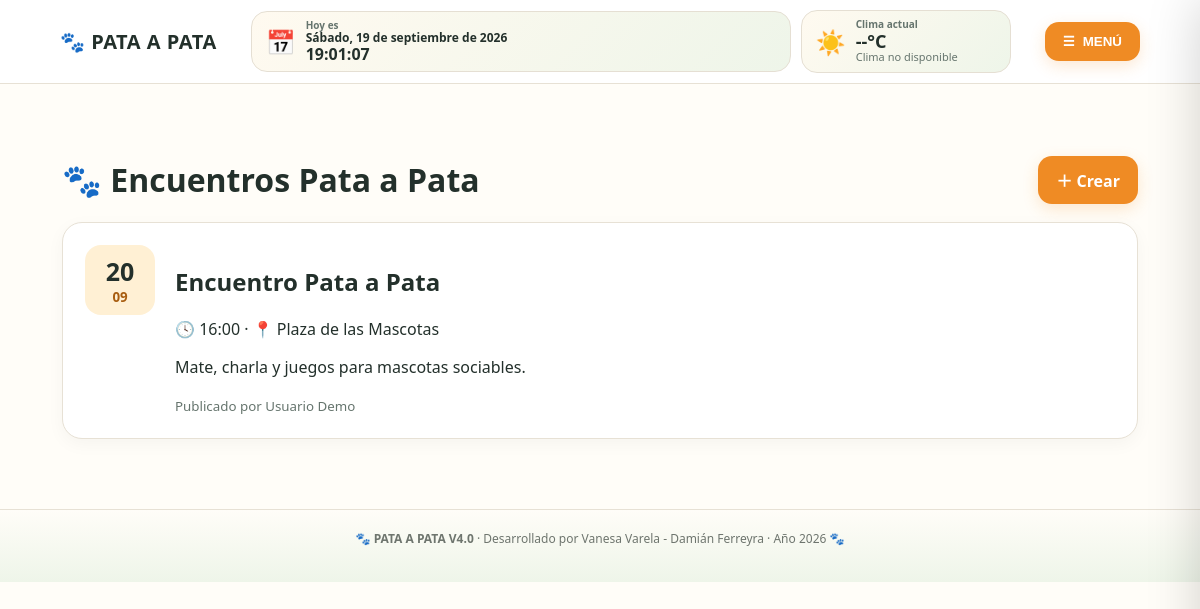
The app's page /encuentros (signed in) with its own data.
### tables this page shows
CREATE TABLE encuentros (
        id INTEGER PRIMARY KEY AUTOINCREMENT,
        titulo TEXT NOT NULL,
        fecha TEXT NOT NULL,
        hora TEXT NOT NULL,
        lugar TEXT NOT NULL,
        descripcion TEXT,
        creado_por INTEGER,
        FOREIGN KEY(creado_por) REFERENCES usuarios(id) ON DELETE SET NULL
    );

CREATE TABLE usuarios (
        id INTEGER PRIMARY KEY AUTOINCREMENT,
        nombre TEXT NOT NULL,
        usuario TEXT NOT NULL UNIQUE,
        password_hash TEXT NOT NULL,
        telefono TEXT,
        zona TEXT,
        familiar1_nombre TEXT,
        familiar1_telefono TEXT,
        familiar2_nombre TEXT,
        familiar2_telefono TEXT,
        veterinario_confianza TEXT,
        veterinario_telefono TEXT,
        activo INTEGER NOT NULL DEFAULT 1,
        is_admin INTEGER NOT NULL DEFAULT 0,
        creado_en TEXT NOT NULL DEFAULT CURRENT_TIMESTAMP
    );

### app.py (the view)
@app.route("/encuentros")
@login_required
def encuentros():
    conn=get_db()
    rows=conn.execute("""SELECT e.*,u.nombre AS creador FROM encuentros e
                         LEFT JOIN usuarios u ON u.id=e.creado_por ORDER BY e.fecha,e.hora""").fetchall()
    conn.close()
    return render_template("encuentros.html",encuentros=rows)

### app.py (called while the page is built)
def get_db():
    conn = sqlite3.connect(DB_PATH)
    conn.row_factory = sqlite3.Row
    conn.execute("PRAGMA foreign_keys = ON")
    return conn

def login_required(fn):
    @wraps(fn)
    def wrapper(*args, **kwargs):
        if "user_id" not in session:
            flash("Tenés que iniciar sesión para continuar.", "warning")
            return redirect(url_for("login", next=request.path))
        return fn(*args, **kwargs)
    return wrapper

def current_user():
    if "user_id" not in session:
        return None
    conn = get_db()
    u = conn.execute("SELECT * FROM usuarios WHERE id=?", (session["user_id"],)).fetchone()
    conn.close()
    return u

@app.context_processor
def inject_globals():
    return {
        "current_user": current_user(),
        "instagram_url": INSTAGRAM_URL,
        "is_admin": bool(session.get("is_admin")),
    }

### templates/encuentros.html
{% extends "base.html" %}{% block title %}Encuentros{% endblock %}{% block content %}<div class="page-head"><h1>🐾 Encuentros Pata a Pata</h1><a class="primary" href="{{url_for('nuevo_encuentro')}}">＋ Crear</a></div><div class="cards">{% for e in encuentros %}<div class="event-card"><div class="event-date"><b>{{e.fecha[8:10]}}</b><small>{{e.fecha[5:7]}}</small></div><div><h2>{{e.titulo}}</h2><p>🕓 {{e.hora}} · 📍 {{e.lugar}}</p><p>{{e.descripcion}}</p><small class="muted">Publicado por {{e.creador or 'Comunidad'}}</small></div></div>{% else %}<div class="empty">No hay encuentros publicados.</div>{% endfor %}</div>{% endblock %}

### static/css/style.css (style rules this page uses)
:root { --ink:#23302b;--muted:#66756e;--paper:#fffdf8;--line:#e7e1d5;--accent:#ef8b24;--green:#4e8d62;--danger:#d93e3e;--shadow:0 14px 40px rgba(43,50,42,.10) }
* { box-sizing:border-box }
body { margin:0;font-family:system-ui,-apple-system,Segoe UI,Arial,sans-serif;color:var(--ink);background:var(--paper) }
a { text-decoration:none;color:inherit }
.menu-btn,.primary { border:0;background:var(--accent);color:white;border-radius:14px;padding:12px 18px;font-weight:800;cursor:pointer;box-shadow:0 5px 16px rgba(239,139,36,.2) }
.page-head { display:flex;align-items:center;justify-content:space-between;gap:20px;margin:38px 0 18px }
.page-head h1,.page-head h2 { margin:0 }
.muted { color:var(--muted) }
.cards { display:grid;gap:14px }
.card,.section-card,.form-card,.event-card,.post { background:#fff;border:1px solid var(--line);border-radius:20px;padding:22px;box-shadow:0 5px 18px rgba(0,0,0,.04) }
.event-card { display:flex;gap:20px }
.event-date { width:70px;height:70px;border-radius:16px;background:#fff0d4;display:grid;place-items:center;align-content:center;flex:none }
.event-date b { font-size:25px }
.event-date small { font-weight:800;color:#a85d10 }

### records on screen
encuentros: fecha "20", fecha "09", titulo "Encuentro Pata a Pata", hora "16:00", lugar "Plaza de las Mascotas", descripcion "Mate, charla y juegos para mascotas sociables.", nombre "Usuario Demo"
